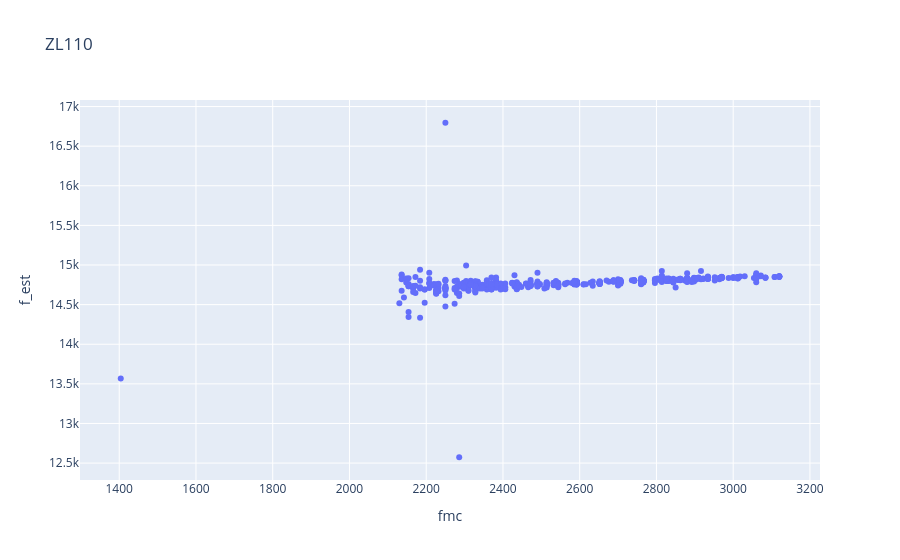
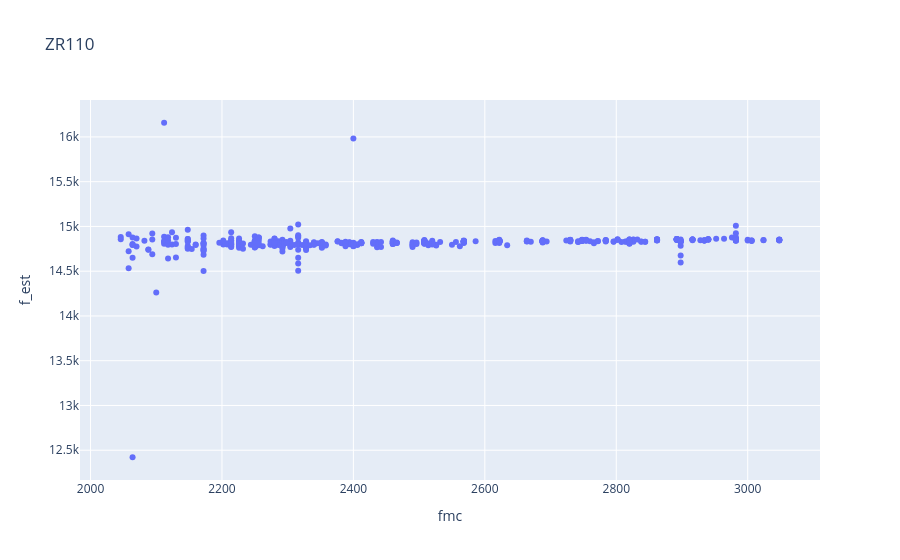

Write notebook code for charts like these, in order.
### Code cell
f_str = "110"

zl_f = data_all[data_all["cam"]==f"ZL{f_str}"].copy().reset_index()
zr_f = data_all[data_all["cam"]==f"ZR{f_str}"].copy().reset_index()

fig = px.scatter(zl_f, x="fmc", y="f_est", hover_data=["index", "name"], title=f"ZL{f_str}")
fig.show()


fig = px.scatter(zr_f, x="fmc", y="f_est", hover_data=["index", "name"], title=f"ZR{f_str}")
fig.show()

### Figure 1 — Plotly figure (JSON) as saved in the notebook; plotly's stock layout.template omitted (floating-point values rounded to 4 significant figures; data arrays with more than 128 entries replaced by an {"elided": "..."} marker saying what was removed)
{"data": [{"customdata": {"elided": "536x2 mixed values"}, "hovertemplate": "fmc=%{x}<br>f_est=%{y}<br>index=%{customdata[0]}<br>name=%{customdata[1]}<extra></extra>", "legendgroup": "", "marker": {"color": "#636efa", "symbol": "circle"}, "mode": "markers", "name": "", "orientation": "v", "showlegend": false, "type": "scatter", "x": {"elided": "536 int values"}, "xaxis": "x", "y": {"elided": "536 float values"}, "yaxis": "y"}], "layout": {"legend": {"tracegroupgap": 0}, "title": {"text": "ZL110"}, "xaxis": {"anchor": "y", "domain": [0, 1], "title": {"text": "fmc"}}, "yaxis": {"anchor": "x", "domain": [0, 1], "title": {"text": "f_est"}}}}

### Figure 2 — Plotly figure (JSON) as saved in the notebook; plotly's stock layout.template omitted (floating-point values rounded to 4 significant figures; data arrays with more than 128 entries replaced by an {"elided": "..."} marker saying what was removed)
{"data": [{"customdata": {"elided": "516x2 mixed values"}, "hovertemplate": "fmc=%{x}<br>f_est=%{y}<br>index=%{customdata[0]}<br>name=%{customdata[1]}<extra></extra>", "legendgroup": "", "marker": {"color": "#636efa", "symbol": "circle"}, "mode": "markers", "name": "", "orientation": "v", "showlegend": false, "type": "scatter", "x": {"elided": "516 int values"}, "xaxis": "x", "y": {"elided": "516 float values"}, "yaxis": "y"}], "layout": {"legend": {"tracegroupgap": 0}, "title": {"text": "ZR110"}, "xaxis": {"anchor": "y", "domain": [0, 1], "title": {"text": "fmc"}}, "yaxis": {"anchor": "x", "domain": [0, 1], "title": {"text": "f_est"}}}}
